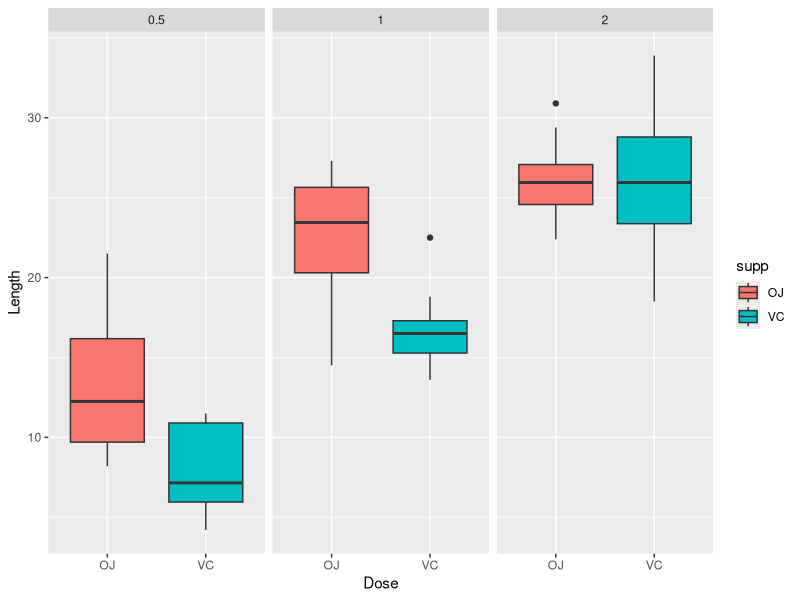

This figure's R source: (Note: this script raises an error after producing the figure.)
## ---- chunk 1
knitr::opts_chunk$set(echo = TRUE)
## ---- chunk 2
library(datasets)
library(ggplot2)

##1. Load the ToothGrowth data
data(ToothGrowth)

##2. Provide a basic summary of the data
summary(ToothGrowth)

dim(ToothGrowth)

## sample rows from data
head(ToothGrowth)

ggplot(aes(x = supp, y = len), data = ToothGrowth) +
geom_boxplot(aes(fill = supp)) + facet_wrap(~ dose) +
xlab("Dose") + ylab("Length") 

## From above graph we can say that:
#1.higher dose leads to bigger length 
#2. When VJ dose is lower that time OJ has outperformed

##3. Use confidence intervals and/or hypothesis tests to compare tooth growth by supp and dose. (Only use the techniques from class, even if there's other approaches worth considering)
#welch t test for hypothesis 
t.test(len ~ supp, paired = F, var.equal = F, data = ToothGrowth)

t.test(len ~ supp, paired = F, var.equal = F, data = ToothGrowth[ToothGrowth$dose == 0.5,])

t.test(len ~ supp, paired = F, var.equal = F, data = ToothGrowth[ToothGrowth$dose == 1,])

t.test(len ~ supp, paired = F, var.equal = F, data = ToothGrowth[ToothGrowth$dose == 2,])

t.test(len ~ dose, paired = F, var.equal = F, data = ToothGrowth[ToothGrowth$dose!=1,])

## 1. Higher dose tends to bigger length 
## 2. On average, OJ outperformed VC and the result is close to significant at 95% confidence level and this is more salient in lower dose conditions (both significant at 95% level)
